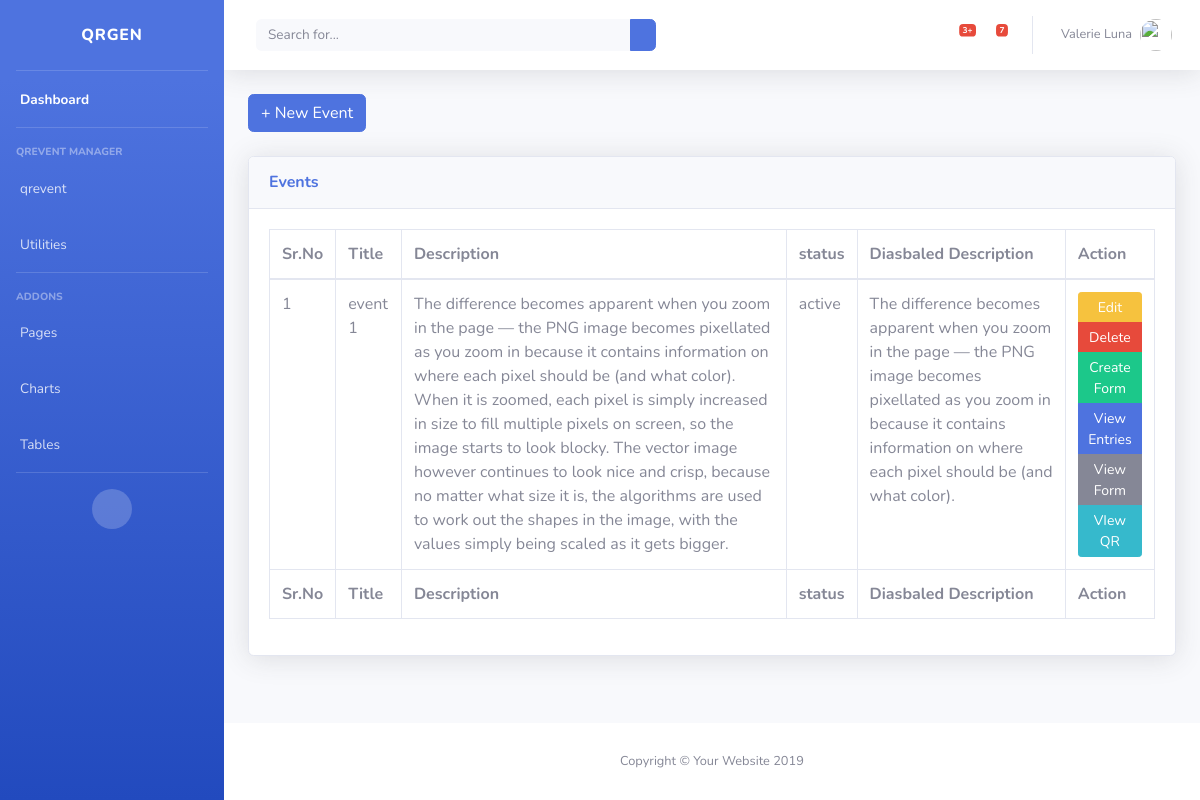
The page /dashboard/qreventmanager/ on the database its author committed.
### dashboard/models.py (models this page shows)
class QREvent(models.Model):
    title = models.CharField(max_length=10801)
    description = models.TextField()
    status = models.CharField(max_length=256)
    disabledesc = models.CharField(max_length=256)
    feeamount = models.CharField(max_length=50)
    enablepayment = models.CharField(max_length=50)

### dashboard/views.py (the view)
# urls.py: path('qreventmanager/',views.qreventmanager,name="qreventmanager"),
def qreventmanager(request):
    qrevents = QRevent.objects.all()
    return render(request, 'dashboard/qreventmanager.html', {'qrevents': qrevents})

### dashboard/templates/dashboard/qreventmanager.html
{% extends 'base.html' %}
{% block content %}
<div class="container-fluid">
  <a href="{% url 'qreventmanager_create' %}" class="btn btn-primary">+ New Event</a>
  <br>
  <div class="card shadow mb-4 mt-4">
    <div class="card-header py-3">
      <h6 class="m-0 font-weight-bold text-primary">Events</h6>
    </div>
    <div class="card-body">
      <div class="table-responsive">
        <table class="table table-bordered" id="dataTable" width="100%" cellspacing="0">
          <thead>
            <tr>
              <th>Sr.No</th>
              <th>Title</th>
              <th>Description</th>
              <th>status</th>
              <th>Diasbaled Description</th>
              <th>Action</th>
            </tr>
          </thead>
          <tfoot>
            <tr>
              <th>Sr.No</th>
              <th>Title</th>
              <th>Description</th>
              <th>status</th>
              <th>Diasbaled Description</th>
              <th>Action</th>
            </tr>
          </tfoot>
          <tbody>
            {% for qrevent in qrevents%}
            <tr>
              <td>{{ forloop.counter }}</td>
              <td>{{qrevent.title}}</td>
              <td>{{qrevent.description}}</td>
              <td>{{qrevent.status}}</td>
              <td>{{qrevent.disabledesc}}</td>
              <td>
                <div class="btn-group-vertical btn-group-sm">
                  <a class="btn btn-sm btn-warning" href="{% url 'qreventmanager_edit' id=qrevent.id %}">Edit</a>
                  <a class="btn btn-sm btn-danger" href="{% url 'qreventmanager_delete' id=qrevent.id %}">Delete</a>
                  <a class="btn btn-sm btn-success" href="{% url 'qrevent_createform' id=qrevent.id %}">Create Form</a>
                  <a class="btn btn-sm btn-primary" href="">View Entries</a>
                  <a class="btn btn-sm btn-secondary" href="{% url 'qrevent_client' id=qrevent.id %}">View Form</a>
                  <a class="btn btn-sm btn-info" href="{% url 'qreventmanager_dwn' id=qrevent.id %}">VIew QR</a></div>
              </td>
            </tr>
            {% endfor %}
          </tbody>
        </table>
      </div>
    </div>
  </div>
</div>
{% endblock %}

### dashboard/templates/base.html (shortened to what this page needs)
{% load static %}
<!DOCTYPE html>
<html lang="en">
<head>
  <link href="{% static 'vendor/fontawesome-free/css/all.min.css" rel="stylesheet' %}" type="text/css">
  <link href="{% static 'css/sb-admin-2.min.css' %}" rel="stylesheet">
</head>
<body id="page-top">
  <div id="wrapper">
    <ul class="navbar-nav bg-gradient-primary sidebar sidebar-dark accordion" id="accordionSidebar">
      <a class="sidebar-brand d-flex align-items-center justify-content-center" href="index.html">
        <div class="sidebar-brand-text mx-3">QRGEN</div>
      </a>
      <hr class="sidebar-divider my-0">
      <li class="nav-item active">
        <a class="nav-link" href="/dashboard/">
          <span>Dashboard</span></a>
      </li>
      <hr class="sidebar-divider">
      <div class="sidebar-heading">
        qrevent Manager
      </div>
      <li class="nav-item">
        <a class="nav-link collapsed" href="#" data-toggle="collapse" data-target="#collapseTwo" aria-expanded="true" aria-controls="collapseTwo">
          <span>qrevent</span>
        </a>
      </li>
      <li class="nav-item">
        <a class="nav-link collapsed" href="#" data-toggle="collapse" data-target="#collapseUtilities" aria-expanded="true" aria-controls="collapseUtilities">
          <span>Utilities</span>
        </a>
      </li>
      <hr class="sidebar-divider">
      <div class="sidebar-heading">
        Addons
      </div>
      <li class="nav-item">
        <a class="nav-link collapsed" href="#" data-toggle="collapse" data-target="#collapsePages" aria-expanded="true" aria-controls="collapsePages">
          <span>Pages</span>
        </a>
      </li>
      <li class="nav-item">
        <a class="nav-link" href="charts.html">
          <span>Charts</span></a>
      </li>
      <li class="nav-item">
        <a class="nav-link" href="tables.html">
          <span>Tables</span></a>
      </li>
      <hr class="sidebar-divider d-none d-md-block">
      <div class="text-center d-none d-md-inline">
        <button class="rounded-circle border-0" id="sidebarToggle"></button>
      </div>
    </ul>
    <div id="content-wrapper" class="d-flex flex-column">
      <div id="content">
        <nav class="navbar navbar-expand navbar-light bg-white topbar mb-4 static-top shadow">
          <form class="d-none d-sm-inline-block form-inline mr-auto ml-md-3 my-2 my-md-0 mw-100 navbar-search">
            <div class="input-group">
              <input type="text" class="form-control bg-light border-0 small" placeholder="Search for..." aria-label="Search" aria-describedby="basic-addon2">
              <div class="input-group-append">
                <button class="btn btn-primary" type="button">
                </button>
              </div>
            </div>
          </form>
          <ul class="navbar-nav ml-auto">
            <li class="nav-item dropdown no-arrow mx-1">
              <a class="nav-link dropdown-toggle" href="#" id="alertsDropdown" role="button" data-toggle="dropdown" aria-haspopup="true" aria-expanded="false">
                <span class="badge badge-danger badge-counter">3+</span>
              </a>
            </li>
            <li class="nav-item dropdown no-arrow mx-1">
              <a class="nav-link dropdown-toggle" href="#" id="messagesDropdown" role="button" data-toggle="dropdown" aria-haspopup="true" aria-expanded="false">
                <span class="badge badge-danger badge-counter">7</span>
              </a>
            </li>
            <li class="nav-item dropdown no-arrow">
              <a class="nav-link dropdown-toggle" href="#" id="userDropdown" role="button" data-toggle="dropdown" aria-haspopup="true" aria-expanded="false">
                <span class="mr-2 d-none d-lg-inline text-gray-600 small">Valerie Luna</span>
                <img class="img-profile rounded-circle" src="https://source.unsplash.com/QAB-WJcbgJk/60x60">
              </a>
            </li>
          </ul>
        </nav>
            {% block content %}
            {% endblock %}
      </div>
      <footer class="sticky-footer bg-white">
        <div class="container my-auto">
          <div class="copyright text-center my-auto">
            <span>Copyright &copy; Your Website 2019</span>
          </div>
        </div>
      </footer>
    </div>
  </div>
</body>
</html>

### rows shown on the page
QREvent: title "event 1", description "The difference becomes apparent when you zoom in the page — the PNG image becomes pixellated as you zoom in because it contains information on where each pixel should be (and what color). When it is zoomed, each pixel is simply increased in size to fill multiple pixels on screen, so the image starts to look blocky. The vector image however continues to look nice and crisp, because no matter what size it is, the algorithms are used to work out the shapes in the image, with the values simply being scaled as it gets bigger.", status "active", disabledesc "The difference becomes apparent when you zoom in the page — the PNG image becomes pixellated as you zoom in because it contains information on where each pixel should be (and what color)."
